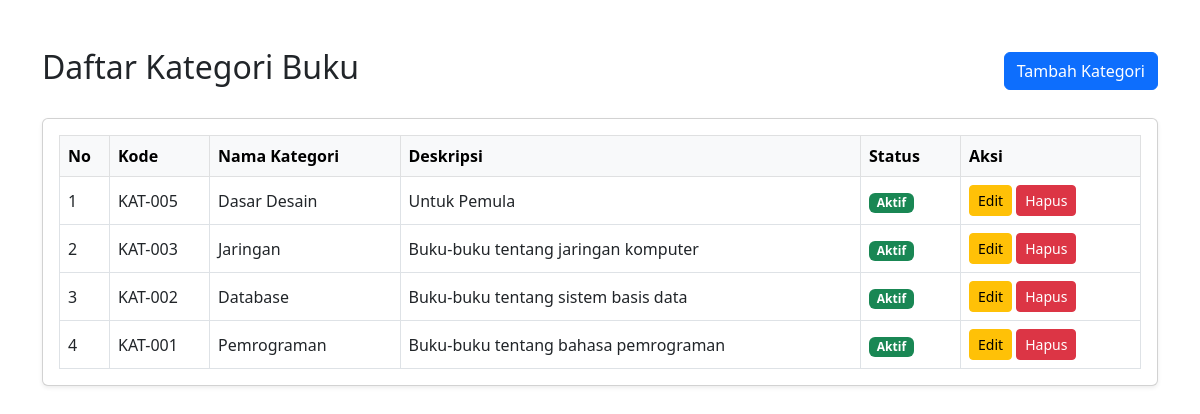
The page / on the database its author committed.
### tables this page shows
CREATE TABLE `kategori` (
  `id_kategori` int NOT NULL,
  `kode_kategori` varchar(10) NOT NULL,
  `nama_kategori` varchar(50) NOT NULL,
  `deskripsi` text,
  `status` enum('Aktif','Nonaktif') NOT NULL DEFAULT 'Aktif',
  `created_at` timestamp NOT NULL DEFAULT CURRENT_TIMESTAMP
);

### index.php (the view, shortened to what this page needs)
<!DOCTYPE html>
<html lang="id">
<head>
    <link href="https://cdn.jsdelivr.net/npm/bootstrap@5.3.0/dist/css/bootstrap.min.css" rel="stylesheet">
</head>
<body>
    <?php
    require_once 'config/database.php';
    $query = "SELECT * FROM kategori ORDER BY id_kategori DESC";
    $stmt = $conn->prepare($query);
    $stmt->execute();
    $result = $stmt->get_result();
    ?>
    <div class="container mt-5">
        <div class="d-flex justify-content-between align-items-center mb-4">
            <h2>Daftar Kategori Buku</h2>
            <a href="create.php" class="btn btn-primary">Tambah Kategori</a>
        </div>
        <div class="card shadow-sm">
            <div class="card-body">
                <div class="table-responsive">
                    <table class="table table-hover table-bordered align-middle mb-0">
                    <thead class="table-light">
                        <tr>
                            <th width="50">No</th>
                            <th width="100">Kode</th>
                            <th>Nama Kategori</th>
                            <th>Deskripsi</th>
                            <th width="100">Status</th>
                            <th width="180">Aksi</th>
                        </tr>
                    </thead>
                    <tbody>
                        <?php
                        if ($result->num_rows > 0) {
                            $no = 1;
                            while ($row = $result->fetch_assoc()) {
                                $statusBadge = ($row['status'] == 'Aktif') ? 'bg-success' : 'bg-danger';
                                ?>
                                <tr>
                                    <td><?php echo $no++; ?></td>
                                    <td><?php echo htmlspecialchars($row['kode_kategori']); ?></td>
                                    <td><?php echo htmlspecialchars($row['nama_kategori']); ?></td>
                                    <td><?php echo htmlspecialchars($row['deskripsi']); ?></td>
                                    <td>
                                        <span class="badge <?php echo $statusBadge; ?>">
                                            <?php echo $row['status']; ?>
                                        </span>
                                    </td>
                                    <td>
                                        <a href="edit.php?id=<?php echo $row['id_kategori']; ?>" class="btn btn-warning btn-sm">Edit</a>
                                        <button onclick="confirmDelete(<?php echo $row['id_kategori']; ?>)" class="btn btn-danger btn-sm">Hapus</button>
                                    </td>
                                </tr>
                                <?php
                            }
                        } else {
                            echo "<tr><td colspan='6' class='text-center'>Data tidak ditemukan</td></tr>";
                        }
                        ?>
                    </tbody>
                    </table>
                </div>
            </div>
        </div>
    </div>
</body>
</html>

### rows shown on the page
kategori: kode_kategori "KAT-005", nama_kategori "Dasar Desain", deskripsi "Untuk Pemula", status "Aktif"
kategori: kode_kategori "KAT-003", nama_kategori "Jaringan", deskripsi "Buku-buku tentang jaringan komputer", status "Aktif"
kategori: kode_kategori "KAT-002", nama_kategori "Database", deskripsi "Buku-buku tentang sistem basis data", status "Aktif"
kategori: kode_kategori "KAT-001", nama_kategori "Pemrograman", deskripsi "Buku-buku tentang bahasa pemrograman", status "Aktif"
